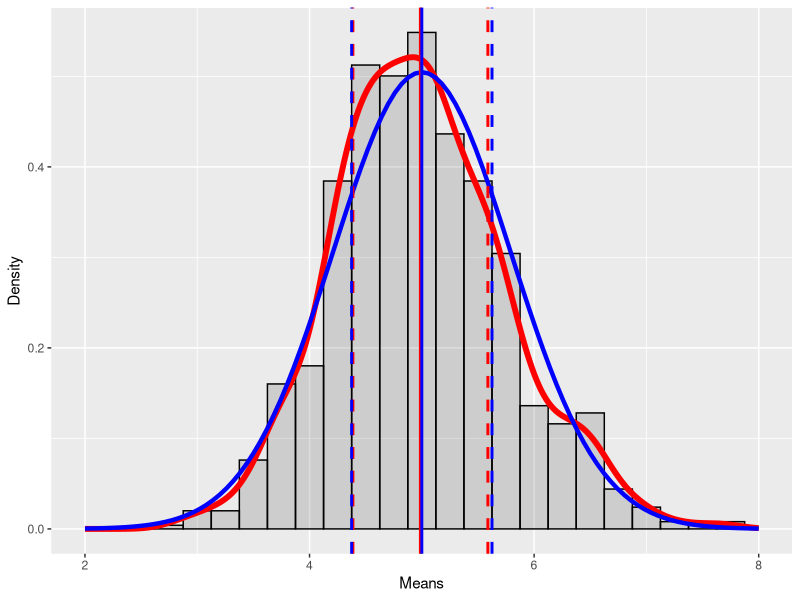
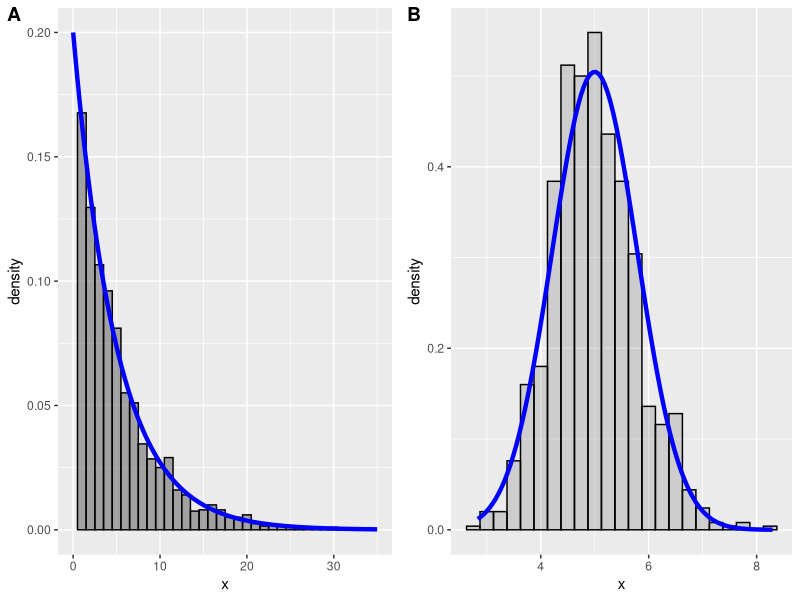

Reproduce these figures in R, in order.
## ---- chunk 1
knitr::opts_chunk$set(echo = TRUE,tidy.opts=list(width.cutoff=80), tidy=TRUE)
## ---- chunk 2
library(ggplot2)
lambda <- 0.2
mean <- 1/lambda
sd <- 1/lambda
n <- 40
sim <- 1000
## ---- chunk 3
set.seed(11) 
mns = NULL
for (i in 1 : 1000) mns = c(mns, mean(rexp(n, lambda)))
## ---- chunk 4
sampleMean = mean(mns)
theoreticalMean = 1/lambda
## ---- chunk 5
cat("sampleMean:", sampleMean, "- theoreticalMean: " ,theoreticalMean)
## ---- chunk 6
sampleSd = sd(mns)
theoreticalSd = (1/lambda)/sqrt(n)
## ---- chunk 7
cat("sampleSd:", sampleSd, "- theoreticalSd: " ,theoreticalSd)
## ---- chunk 8
sampleVar = var(mns)
theoreticalVar = theoreticalSd**2
## ---- chunk 9
cat("sampleVar:", sampleVar, "- theoreticalVar: " ,theoreticalVar)
## ---- chunk 10
df = data.frame(x = mns)
g <- ggplot(df, aes(x = x))+geom_histogram(alpha = .20, binwidth=.25,colour = "black", aes(y = ..density..)) 
g <-  g + geom_density(color = "red", size = 2)
g <- g + stat_function(fun = dnorm, args = list(mean = 1/lambda, sd = 1/lambda/sqrt(n)), color = 'blue', size =1.5)
g + xlim(2,8) + xlab("Means") + ylab("Density") + geom_vline(xintercept = sampleMean, color = 'red', size = 1)  + geom_vline(xintercept = theoreticalMean, color = 'blue', size = 1)  + geom_vline(xintercept = sampleMean-sampleVar, color = 'red', size = 1, linetype="dashed") + geom_vline(xintercept = sampleMean+sampleVar, color = 'red', size = 1, linetype="dashed")+ geom_vline(xintercept = theoreticalMean-theoreticalVar, color = 'blue', size = 1, linetype="dashed") + geom_vline(xintercept = theoreticalMean+theoreticalVar, color = 'blue', size = 1, linetype="dashed") + scale_colour_manual(name = 'the colour', 
         values =c('blue'='blue','red'='red'), labels = c('Sample','Theorical'))
## ---- chunk 11
library(cowplot)
data <- data.frame(x = rexp(2000, rate = lambda))
g1 <- ggplot(data, aes(x = x))+geom_histogram(alpha = .50, binwidth=1,colour = "black", aes(y = ..density..)) + stat_function(fun = dexp, args = (rate = 0.2), color = 'blue', size =1.5) + xlim(0,35)
df = data.frame(x = mns)
g2 <- ggplot(df, aes(x = x))+geom_histogram(alpha = .20, binwidth=.25,colour = "black", aes(y = ..density..)) + stat_function(fun = dnorm, args = list(mean = 1/lambda, sd = 1/lambda/sqrt(n)), color = 'blue', size =1.5)

plot_grid(g1,g2, labels = 'AUTO')

